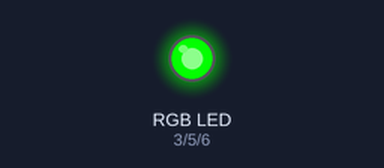
The sketch below on a simulated Arduino Uno, built with avr-gcc and run on an emulated ATmega328P. On the bench: an RGB LED mixed from three pins (HIGH = lit). Dim RGB values are drawn brighter than linear.

Above: at 0.05 s.
At 1.95 s:
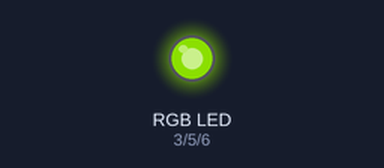
At 3.85 s:
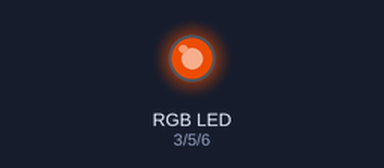
At 7.65 s:
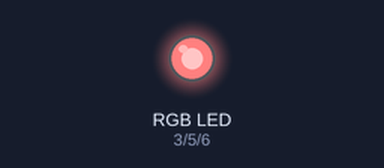
At 11.45 s:
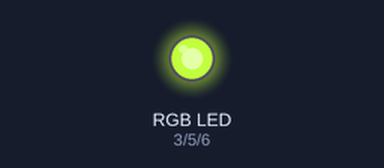
At 15.25 s:
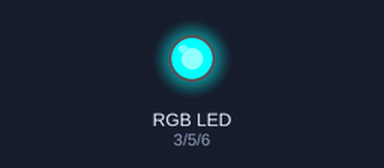
Timing chart, 0 to 19.9 s (numbered marks = the images above):
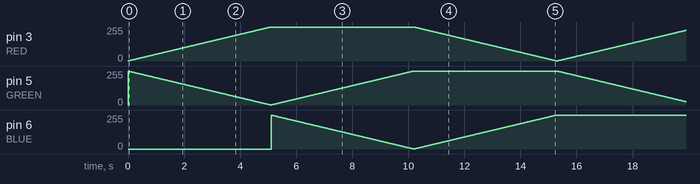

The sketch:

RGB_Test.ino
```cpp
/* -----------------------------------
The following code can be used to test
that your RGB LED is functioning
correctly.

For common anode LEDs, be sure that the
long pin is connected to 5 volts, and
other three pins are connected to a
resistor and then their corresponding
pin on the board.

A correctly wired circuit will cycle
through a full spectrum of color.
------------------------------------- */

#define GREEN 5 // Green goes to pin 5
#define BLUE 6  // Blue goes to pin 6
#define RED 3   // Red goes to pin 3
#define delayTime 20

void setup() {

  pinMode(GREEN, OUTPUT);
  pinMode(BLUE, OUTPUT);
  pinMode(RED, OUTPUT);

}

int redVal;
int blueVal;
int greenVal;

void loop() {

  int redVal = 255;
  int blueVal = 0;
  int greenVal = 0;
  for( int i = 0 ; i < 255 ; i += 1 ){
    greenVal += 1;
    redVal -= 1;
    analogWrite( GREEN, 255 - greenVal );
    analogWrite( RED, 255 - redVal );

    delay( delayTime );
  }

  redVal = 0;
  blueVal = 0;
  greenVal = 255;
  for( int i = 0 ; i < 255 ; i += 1 ){
    blueVal += 1;
    greenVal -= 1;
    analogWrite( BLUE, 255 - blueVal );
    analogWrite( GREEN, 255 - greenVal );

    delay( delayTime );
  }

  redVal = 0;
  blueVal = 255;
  greenVal = 0;
  for( int i = 0 ; i < 255 ; i += 1 ){
    redVal += 1;
    blueVal -= 1;
    analogWrite( RED, 255 - redVal );
    analogWrite( BLUE, 255 - blueVal );

    delay( delayTime );
  }
}
```
